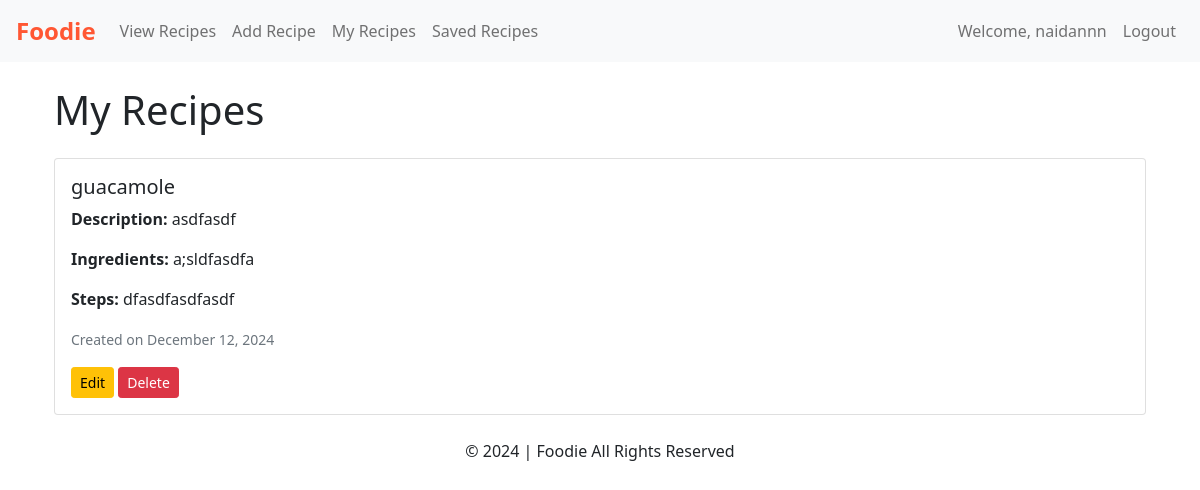
The page /my_recipes (signed in) on the database as committed earlier.
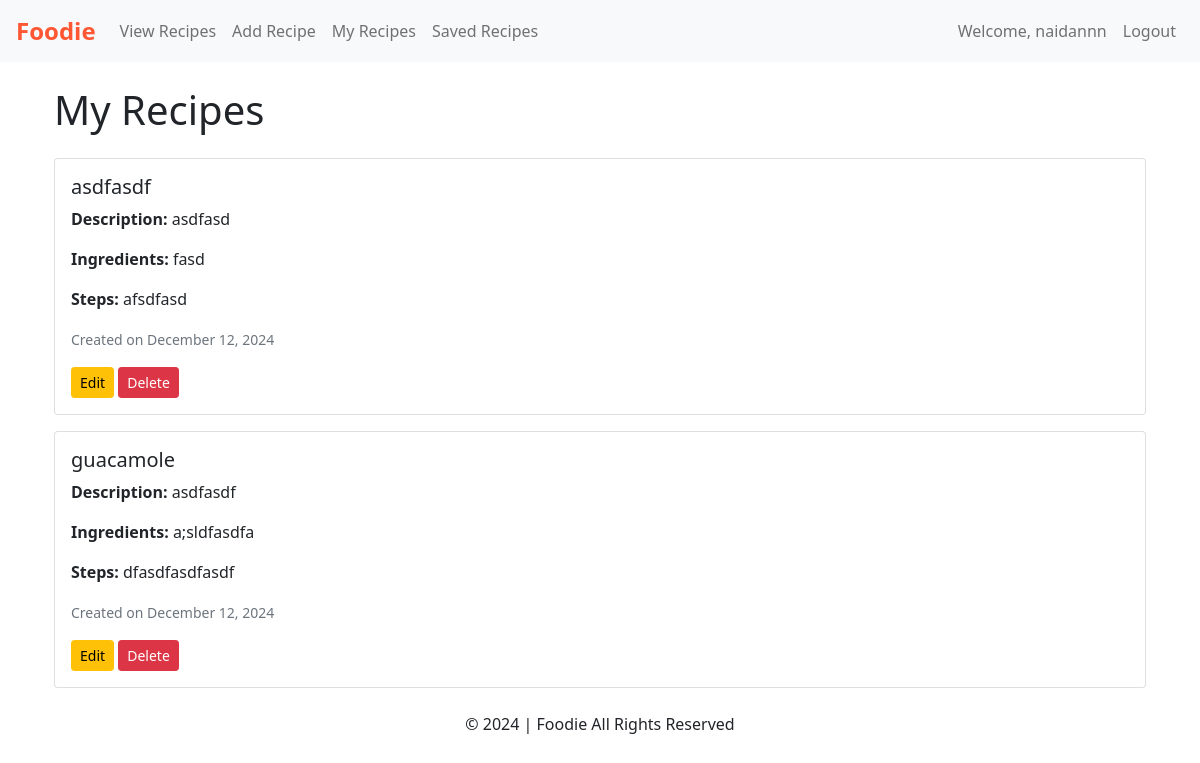
The same page on the database as committed later.
### app/models.py (models this page shows, shortened)
class User(db.Model,UserMixin):
    __tablename__ = 'users'
    id = db.Column(db.Integer, primary_key=True, autoincrement=True)
    username = db.Column(db.String(50), nullable=False)
    email = db.Column(db.String(100), nullable=False)
    password_hash = db.Column(db.String(255))
    created_at = db.Column(db.DateTime, default=datetime.utcnow)
    recipes = db.relationship('Recipe', back_populates='author', cascade="all, delete-orphan")
    likes = db.relationship('Like', back_populates='user', cascade="all, delete-orphan")
    saved_recipes = db.relationship('SavedRecipe', back_populates='user', cascade="all, delete-orphan")

class Recipe(db.Model):
    __tablename__ = 'recipes'
    id = db.Column(db.Integer, primary_key=True, autoincrement=True)
    user_id = db.Column(db.Integer, db.ForeignKey('users.id'), nullable=False)
    author = db.relationship('User', back_populates='recipes')
    title = db.Column(db.String(100), nullable=False)
    description = db.Column(db.Text, nullable=False)
    ingredients = db.Column(db.Text, nullable=False)
    steps = db.Column(db.Text, nullable=False)
    image_url = db.Column(db.String(255))  # Optional, we can set a default picture if anythign
    created_at = db.Column(db.DateTime, default=datetime.utcnow)
    likes = db.relationship('Like', back_populates='recipe', cascade="all, delete-orphan")
    saved_by = db.relationship('SavedRecipe', back_populates='recipe', cascade="all, delete-orphan")

### app/views.py (the view)
@app.route('/my_recipes', methods=['GET'])
@login_required
def my_recipes():
    recipes = Recipe.query.filter_by(user_id=current_user.id).order_by(Recipe.created_at.desc()).all()
    return render_template('my_recipes.html', recipes=recipes)

### app/views.py (called while the page is built)
@login_manager.user_loader
def load_user(user_id):
    return User.query.get(int(user_id))  # Assumes user_id is the primary key of User model

### app/templates/my_recipes.html
{% extends "base.html" %}
{% block content %}
<div class="container mt-4">
    <h1 class="mb-4">My Recipes</h1>
    {% for recipe in recipes %}
    <div class="card mb-3">
        <div class="card-body">
            <h5 class="card-title">{{ recipe.title }}</h5>
            <p class="card-text"><strong>Description:</strong> {{ recipe.description }}</p>
            <p class="card-text"><strong>Ingredients:</strong> {{ recipe.ingredients }}</p>
            <p class="card-text"><strong>Steps:</strong> {{ recipe.steps }}</p>
            <p class="card-text"><small class="text-muted">Created on {{ recipe.created_at.strftime('%B %d, %Y') }}</small></p>
            <a href="{{ url_for('edit_recipe', recipe_id=recipe.id) }}" class="btn btn-warning btn-sm">Edit</a>
            <a href="{{ url_for('delete_recipe', recipe_id=recipe.id) }}" class="btn btn-danger btn-sm">Delete</a>
        </div>
    </div>
    {% endfor %}
</div>
{% endblock %}

### app/templates/base.html (shortened to what this page needs)
<!DOCTYPE html>
<html lang="en">
<head>
    <link href="https://cdn.jsdelivr.net/npm/bootstrap@5.1.3/dist/css/bootstrap.min.css" rel="stylesheet">
    <link href="{{ url_for('static', filename='css/base.css') }}" rel="stylesheet">
</head>
<body>
    <nav class="navbar navbar-expand-lg navbar-light bg-light px-3">
      <a class="navbar-brand" href="/">Foodie</a>
      <div class="collapse navbar-collapse" id="navbarSupportedContent">
        <ul class="navbar-nav me-auto mb-2 mb-lg-0">
          <li class="nav-item">
            <a class="nav-link" href="/view_recipes">View Recipes</a>
          </li>
          {% if current_user.is_authenticated %}
          <li class="nav-item">
            <a class="nav-link" href="/add_recipe">Add Recipe</a>
          </li>
          <li class="nav-item">
            <a class="nav-link" href="/my_recipes">My Recipes</a>
          </li>
          <li class="nav-item">
            <a class="nav-link" href="/saved_recipes">Saved Recipes</a>
          </li>
          {% endif %}
        </ul>
        <ul class="navbar-nav ms-auto mb-2 mb-lg-0">
          {% if current_user.is_authenticated %}
          <li class="nav-item">
            <a class="nav-link" href="#">Welcome, {{ current_user.username }}</a>
          </li>
          <li class="nav-item">
            <a class="nav-link" href="/logout">Logout</a>
          </li>
          {% endif %}
        </ul>
      </div>
    </nav>
    <main class="container mt-4">
        {% block content %}{% endblock %}
    </main>
    <footer class="text-center mt-4">
        <p>&copy; 2024 | Foodie All Rights Reserved</p>
    </footer>
</body>
</html>

### app/static/css/base.css (style rules this page uses)
.navbar .navbar-brand { color: #ff5733; font-weight: bold; font-size: 1.5rem; }

Rows that differ between the two databases and show on the page:
added Recipe: title "asdfasdf", description "asdfasd", ingredients "fasd", steps "afsdfasd", created_at "December 12, 2024"
